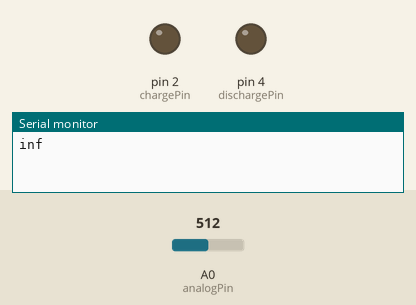
Simulated run of this sketch. Board: Arduino Uno, built with avr-gcc and run on an emulated ATmega328P. Shown: output pins drawn as LEDs (lit = HIGH), the last lines printed to the serial monitor. The test bench sets the inputs (shaded band); at power-on: A0 (analogPin) = 512.

Above: at 1.2 s.
1.3 s: A0 (analogPin) set to 0
At 2.0 s:
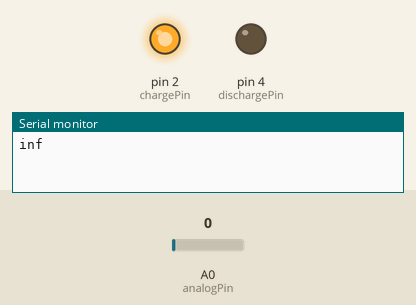
2.8 s: A0 (analogPin) set to 52
4.3 s: A0 (analogPin) set to 62
At 5.7 s:
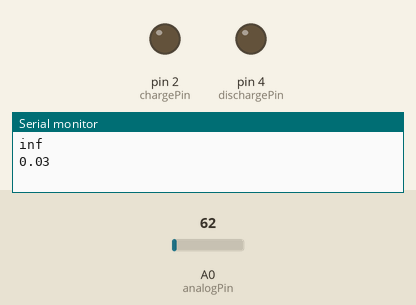
Timing chart, 0 to 7.3 s (numbered marks = the images above; inputs shaded):
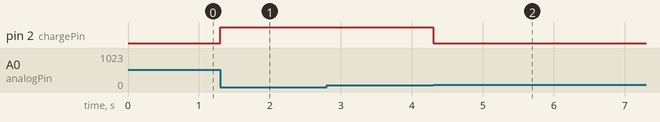

Measured:
- the behaviour switches between 57 and 58 on A0 (analogPin) (found by bisection; images 1 and 2)
- after the input at 1.3 s, pin 2 (chargePin): LOW → HIGH at once
- after the input at 2.8 s, every drawn part: stays the same
- after the input at 4.3 s, pin 2 (chargePin): HIGH → LOW at once

The sketch:

GSRduino_RC.ino
```cpp
/*  RCTiming_resistance_meter
 *   Paul Badger 2008, edited by Albert Alexander 2014
 *  Demonstrates use of RC time constants to measure skin resistance
 *
 * Theory   A capcitor will charge, through a resistor, in one time constant, defined as T seconds where
 *    TC = R * C
 *
 *    TC = time constant period in seconds
 *    R = resistance in ohms
 *    C = capacitance in farads (1 microfarad (ufd) = .0000001 farad = 10^-6 farads )
 *
 *    The capacitor's voltage at one time constant is defined as 63.2% of the charging voltage.
 *
 *  Hardware setup:
 *  Known Capacitor between common point and ground (positive side of an electrolytic capacitor  to common)
 *  Skin electrodes between chargePin and common point
 *  220 ohm resistor between dischargePin and common point
 *  Wire between common point and analogPin (A/D input)
 */

#define analogPin      0          // analog pin for measuring capacitor voltage
#define chargePin      2         // pin to charge the capacitor - connected to 10k/1k voltage divider
#define dischargePin   4         // pin to discharge the capacitor
#define capacitorValue  0.0000001F   // change this to whatever resistor value you are using
                                  // F formatter tells compliler it's a floating point value
unsigned long maxResistance =0;
unsigned long startTime;
unsigned long elapsedTime;
float GSR;
float resistance;                // floating point variable to preserve precision, make calculations

void setup(){
  pinMode(chargePin, OUTPUT);     // set chargePin to output
  digitalWrite(chargePin, LOW);

  Serial.begin(9600);             // initialize serial transmission for debugging
}

void loop(){
  digitalWrite(chargePin, HIGH);  // set chargePin HIGH and capacitor charging
  startTime = millis();

  while(analogRead(analogPin)< 58){       // 587 is 63.2% of 92, which corresponds to 0.45V
  }

  elapsedTime= millis() - startTime;
 // convert milliseconds to seconds ( 10^-3 )
  resistance = (float)elapsedTime / (1000*capacitorValue);
/*  Serial.print(elapsedTime);       // print the value to serial port
  Serial.print(" mS    ");         // print units and carriage return


  Serial.print(resistance/1000);       // print the value to serial port
  Serial.println(" kohms");         // print units and carriage return
*/

  // Calc GSR in uS
  GSR = 1000000.0/resistance;
  Serial.println(GSR);

/* Chart Resistance
  // Autoscale Graph
  if(maxResistance < resistance){
    maxResistance = resistance;
  }
  if(maxResistance > 1000000){
    maxResistance = 1000000;
  }

  Serial.println(1023*resistance/maxResistance);
*/

  /* discharge the capacitor  */
  digitalWrite(chargePin, LOW);             // set charge pin to  LOW
  pinMode(dischargePin, OUTPUT);            // set discharge pin to output
  digitalWrite(dischargePin, LOW);          // set discharge pin LOW
  while(analogRead(analogPin) > 0){         // wait until capacitor is completely discharged
  }

  pinMode(dischargePin, INPUT);            // set discharge pin back to input
}
```
